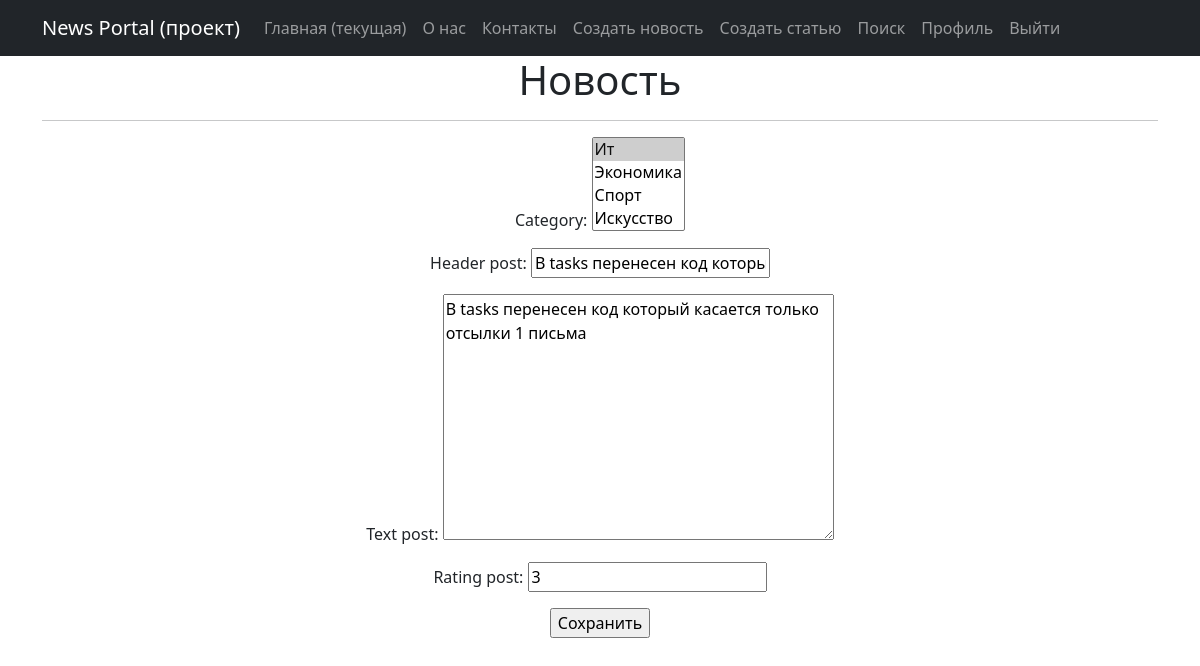
Before: /posts/news/161/edit/ (signed in) with the older database file.
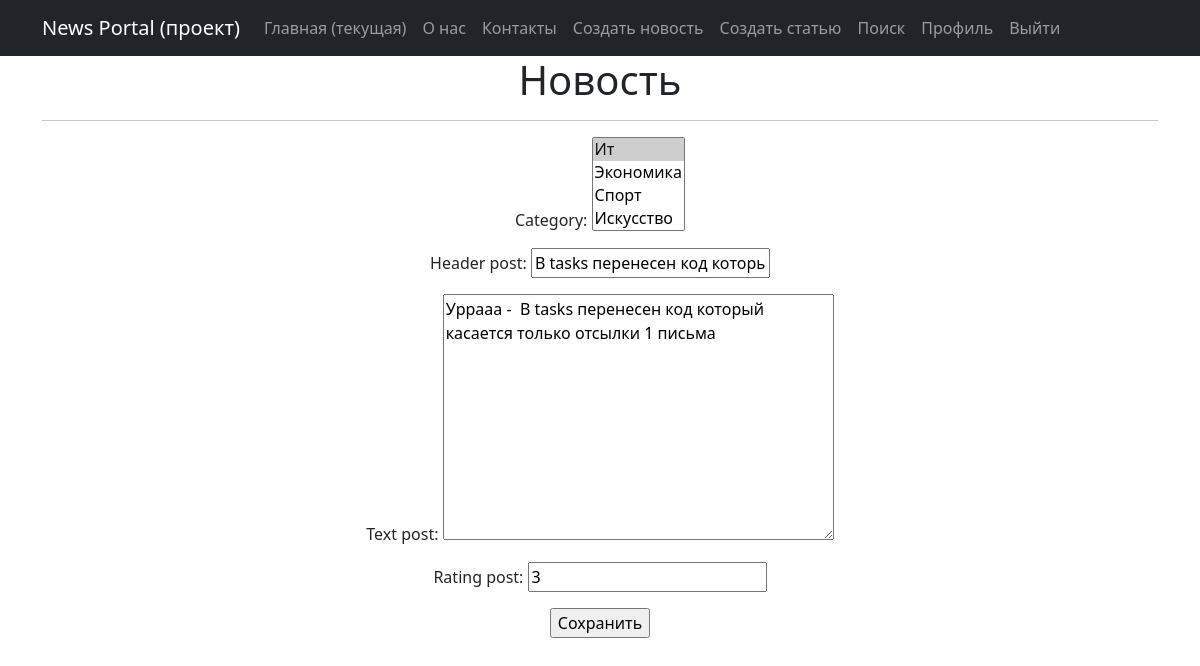
After: the same page with the newer database file.
### news/models.py (models this page shows, shortened)
class Post(models.Model):
    news = 'NW'
    article = 'AR'
    POST_TYPES =[
        (news, 'Новость'),
        (article, 'Статья'),
    ]
    author_user = models.ForeignKey('Author', on_delete=models.CASCADE)
    post_type = models.CharField(max_length=2,
                                  choices=POST_TYPES,
                                  default=article)
    create_date = models.DateTimeField(auto_now_add=True)
    category = models.ManyToManyField('Category', through='PostCategory')
    header_post = models.CharField(max_length=128)
    text_post = models.TextField()
    rating_post = models.SmallIntegerField(default=0)
    is_created = models.BooleanField(default=True) # для обработки в signals.py - только создали или модифицируем
    class Meta:
        verbose_name = 'Публикация'
        verbose_name_plural = 'Публикации'

### news/views.py (the view, shortened to what this page needs)
# urls.py: path('news/<int:pk>/edit/', PostUpdateNew.as_view(), name='post_update_new'),
class PostUpdateNew(LoginRequiredMixin, PermissionRequiredMixin, UpdateView):
    permission_required = ('news.change_post')
    form_class = PostFormNew
    model = Post
    template_name = 'post_edit_new.html'

### news/forms.py (shortened to what this page needs)
class PostFormNew(forms.ModelForm):
    header_post = forms.CharField(min_length=20)
    class Meta:
        model = Post
        fields = [
            'category',
            'header_post',
            'text_post',
            'rating_post',
        ]

### news/models.py (called while the page is built)
    def __str__(self):
        return f"{self.name_category.title()}"

### news/templates/post_edit_new.html (shortened to what this page needs)
{% extends 'flatpages/default.html' %}
{% load custom_filters %}
{% block content %}
<h1>Новость</h1>
<hr>
<form action="" method="post">
    {{ form.as_p }}
    <input type="submit" value="Сохранить" />
</form>
{% endblock content %}

Changed rows visible on the page:
changed Post "В tasks перенесен код который только нужен а": text_post "В tasks перенесен код который касается только отсылки 1 письма" → "Уррааа - В tasks перенесен код который касается только отсылки 1 письма"
